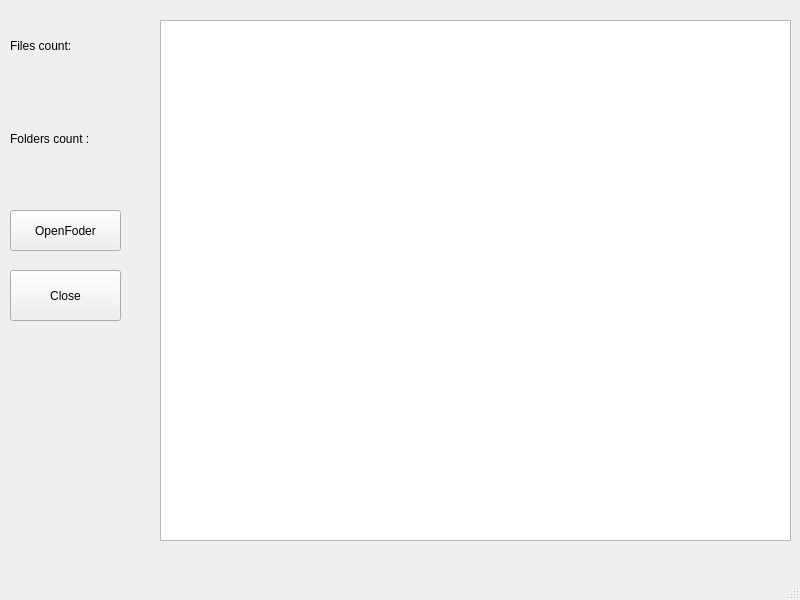
<?xml version="1.0" encoding="UTF-8"?>
<ui version="4.0">
 <class>MainWindow</class>
 <widget class="QMainWindow" name="MainWindow">
  <property name="geometry">
   <rect>
    <x>0</x>
    <y>0</y>
    <width>800</width>
    <height>600</height>
   </rect>
  </property>
  <property name="sizePolicy">
   <sizepolicy hsizetype="Fixed" vsizetype="Fixed">
    <horstretch>0</horstretch>
    <verstretch>0</verstretch>
   </sizepolicy>
  </property>
  <property name="minimumSize">
   <size>
    <width>800</width>
    <height>600</height>
   </size>
  </property>
  <property name="maximumSize">
   <size>
    <width>800</width>
    <height>600</height>
   </size>
  </property>
  <property name="windowTitle">
   <string>MainWindow</string>
  </property>
  <widget class="QWidget" name="centralwidget">
   <widget class="QLabel" name="files">
    <property name="geometry">
     <rect>
      <x>10</x>
      <y>30</y>
      <width>101</width>
      <height>31</height>
     </rect>
    </property>
    <property name="text">
     <string>Files count:</string>
    </property>
   </widget>
   <widget class="QLabel" name="filesCount">
    <property name="geometry">
     <rect>
      <x>10</x>
      <y>70</y>
      <width>71</width>
      <height>21</height>
     </rect>
    </property>
    <property name="text">
     <string/>
    </property>
   </widget>
   <widget class="QLabel" name="folders">
    <property name="geometry">
     <rect>
      <x>10</x>
      <y>130</y>
      <width>131</width>
      <height>17</height>
     </rect>
    </property>
    <property name="text">
     <string>Folders count :</string>
    </property>
   </widget>
   <widget class="QLabel" name="foldersCount">
    <property name="geometry">
     <rect>
      <x>10</x>
      <y>160</y>
      <width>61</width>
      <height>21</height>
     </rect>
    </property>
    <property name="text">
     <string/>
    </property>
   </widget>
   <widget class="QPushButton" name="openFolder">
    <property name="geometry">
     <rect>
      <x>10</x>
      <y>210</y>
      <width>111</width>
      <height>41</height>
     </rect>
    </property>
    <property name="text">
     <string>OpenFoder</string>
    </property>
   </widget>
   <widget class="QTextBrowser" name="textBrowser">
    <property name="geometry">
     <rect>
      <x>160</x>
      <y>20</y>
      <width>631</width>
      <height>521</height>
     </rect>
    </property>
   </widget>
   <widget class="QPushButton" name="closeButton">
    <property name="geometry">
     <rect>
      <x>10</x>
      <y>270</y>
      <width>111</width>
      <height>51</height>
     </rect>
    </property>
    <property name="text">
     <string>Close</string>
    </property>
   </widget>
  </widget>
  <widget class="QMenuBar" name="menubar">
   <property name="geometry">
    <rect>
     <x>0</x>
     <y>0</y>
     <width>800</width>
     <height>22</height>
    </rect>
   </property>
  </widget>
  <widget class="QStatusBar" name="statusbar"/>
 </widget>
 <resources/>
 <connections/>
</ui>
